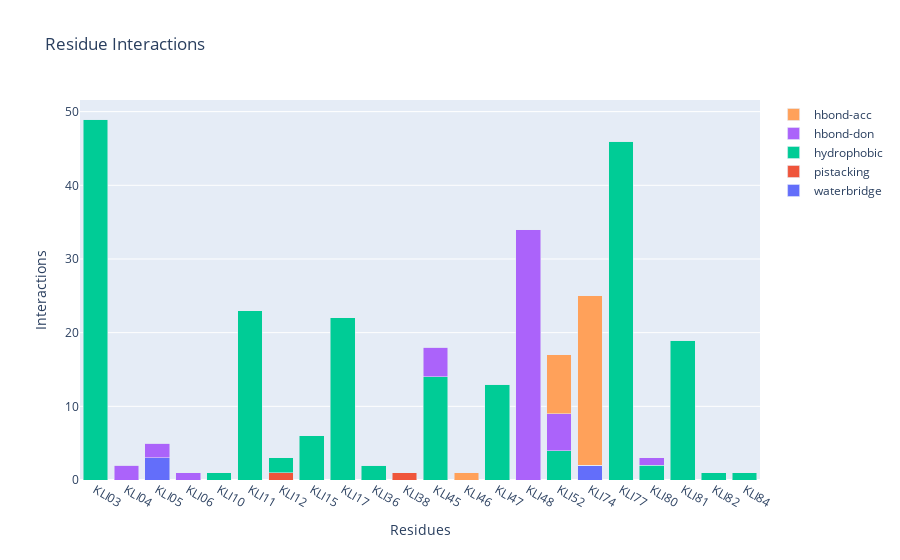

Here is the notebook cell this chart was saved with:
### Code cell
fingerprint_barplot(fp)

### Figure 1 — Plotly figure (JSON) as saved in the notebook; plotly's stock layout.template omitted (floating-point values rounded to 4 significant figures)
{"data": [{"name": "waterbridge", "type": "bar", "x": ["KLI03", "KLI04", "KLI05", "KLI06", "KLI10", "KLI11", "KLI12", "KLI15", "KLI17", "KLI36", "KLI38", "KLI45", "KLI46", "KLI47", "KLI48", "KLI52", "KLI74", "KLI77", "KLI80", "KLI81", "KLI82", "KLI84"], "y": [0, 0, 3, 0, 0, 0, 0, 0, 0, 0, 0, 0, 0, 0, 0, 0, 2, 0, 0, 0, 0, 0]}, {"name": "pistacking", "type": "bar", "x": ["KLI03", "KLI04", "KLI05", "KLI06", "KLI10", "KLI11", "KLI12", "KLI15", "KLI17", "KLI36", "KLI38", "KLI45", "KLI46", "KLI47", "KLI48", "KLI52", "KLI74", "KLI77", "KLI80", "KLI81", "KLI82", "KLI84"], "y": [0, 0, 0, 0, 0, 0, 1, 0, 0, 0, 1, 0, 0, 0, 0, 0, 0, 0, 0, 0, 0, 0]}, {"name": "hydrophobic", "type": "bar", "x": ["KLI03", "KLI04", "KLI05", "KLI06", "KLI10", "KLI11", "KLI12", "KLI15", "KLI17", "KLI36", "KLI38", "KLI45", "KLI46", "KLI47", "KLI48", "KLI52", "KLI74", "KLI77", "KLI80", "KLI81", "KLI82", "KLI84"], "y": [49, 0, 0, 0, 1, 23, 2, 6, 22, 2, 0, 14, 0, 13, 0, 4, 0, 46, 2, 19, 1, 1]}, {"name": "hbond-don", "type": "bar", "x": ["KLI03", "KLI04", "KLI05", "KLI06", "KLI10", "KLI11", "KLI12", "KLI15", "KLI17", "KLI36", "KLI38", "KLI45", "KLI46", "KLI47", "KLI48", "KLI52", "KLI74", "KLI77", "KLI80", "KLI81", "KLI82", "KLI84"], "y": [0, 2, 2, 1, 0, 0, 0, 0, 0, 0, 0, 4, 0, 0, 34, 5, 0, 0, 1, 0, 0, 0]}, {"name": "hbond-acc", "type": "bar", "x": ["KLI03", "KLI04", "KLI05", "KLI06", "KLI10", "KLI11", "KLI12", "KLI15", "KLI17", "KLI36", "KLI38", "KLI45", "KLI46", "KLI47", "KLI48", "KLI52", "KLI74", "KLI77", "KLI80", "KLI81", "KLI82", "KLI84"], "y": [0, 0, 0, 0, 0, 0, 0, 0, 0, 0, 0, 0, 1, 0, 0, 8, 23, 0, 0, 0, 0, 0]}], "layout": {"autosize": true, "barmode": "stack", "title": {"text": "Residue Interactions"}, "xaxis": {"autorange": true, "range": [-0.5, 21.5], "title": {"text": "Residues"}, "type": "category"}, "yaxis": {"autorange": true, "range": [0, 51.58], "title": {"text": "Interactions"}, "type": "linear"}}}
